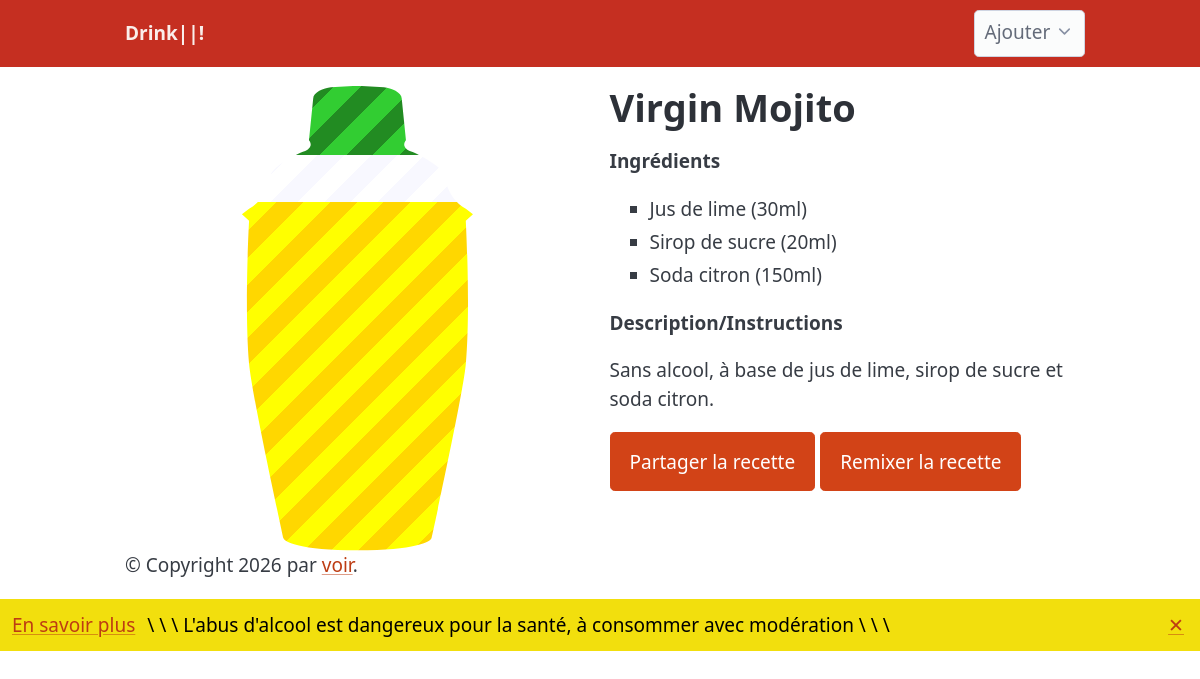
The page /recette/6 on the database its author committed.
### tables this page shows
CREATE TABLE recettes_ingredient (
            recette_id INTEGER NOT NULL,
            ingredient_id INTEGER NOT NULL,
            dosage INTEGER NOT NULL,
            PRIMARY KEY (recette_id, ingredient_id),
            FOREIGN KEY (recette_id) REFERENCES recettes(id),
            FOREIGN KEY (ingredient_id) REFERENCES ingredients(id)
        );

CREATE TABLE ingredients (
            id INTEGER PRIMARY KEY AUTOINCREMENT,
            nom TEXT NOT NULL,
            couleur1 TEXT NOT NULL,
            couleur2 TEXT NOT NULL,
            ALCOOL REAL NOT NULL
        );

CREATE TABLE recettes (
            id INTEGER PRIMARY KEY AUTOINCREMENT,
            nom TEXT NOT NULL,
            description TEXT,
            alcool BOOLEAN,
            recette_original_id INT,
            nb_personne INT
        );

### main.py (the view)
@app.route("/recette/<id>", methods=["GET"])
def recette_by_id(id: int):
    recette = recuperer_recettes(id)[0]
    ingredients = recuperer_ingredients_recettes(id)
    return render_template("preview.html", recette=recette, ingredients=ingredients)

### src/bdd.py (called while the page is built)
def db_connection():
    connect=sqlite3.connect("recette.db")
    connect.row_factory=sqlite3.Row #pour fonctionnement comme dictionnaire
    return connect

def recuperer_ingredients_recettes(recette_id: int):
    connect=db_connection()
    cursor=connect.cursor()
    ingredients = cursor.execute(
        "SELECT nom, id, dosage, couleur1, couleur2, ALCOOL FROM recettes_ingredient JOIN ingredients ON ingredients.id == ingredient_id WHERE recette_id = ?", (recette_id,)
    )
    ingredients = ingredients.fetchall()
    connect.close()
    return [dict(i) for i in ingredients]

def recuperer_recettes(recette_id: int):
    connect=db_connection()
    cursor=connect.cursor()
    recettes = cursor.execute(
        "SELECT id, nom, description, recette_original_id FROM recettes WHERE id = ?", (recette_id, )
    )
    recettes = recettes.fetchall()
    connect.close()
    return recettes

### templates/preview.html (shortened to what this page needs)
{% extends 'base.html' %}
{% block content %}
<div class="grid">
    <div class="recette-preview">
        <div class="shaker">
            {% for ingredient in ingredients %}
            <div class="ingredient" style="--amount: {{ ingredient['dosage'] }};
            --color1: {{ ingredient['couleur1'] }};
            --color2: {{ ingredient['couleur2'] }};"
                 title="{{ ingredient['nom'] }}">
        </div>
        {% endfor %}
    </div>
</div>
    <div>
        <h1>{{ recette['nom'] }}</h1>
        <p><strong>Ingrédients</strong></p>
        <ul>
        {% for ingredient in ingredients %}
            <li>{{ ingredient['nom'] }} ({{ingredient['dosage'] }}ml)</li>
        {% endfor %}
        </ul>
        <p><strong>Description/Instructions</strong></p>
        <p style="white-space: pre-line">{{ recette['description'] }}</p>
            <a role="button" id="partage">Partager la recette</a>
            <a role="button" id="remix" href="/recette?remix={{recette['id']}}">Remixer la recette</a>
    </div>
</div>
{% endblock %}

### templates/preview.html (style rules this page uses)
.recette-preview { width: 100%; flex-shrink: 0; justify-content: center; display: flex; align-items: center; }
.shaker { display: flex; flex-direction: column; width: 50%; clip-path: url(#shaker); aspect-ratio: 1/2; }
.ingredient { flex: var(--amount); bottom: 0; left: 0; right: 0; transition: height .6s cubic-bezier(.4,0,.2,1); background-size: 200% 200%; animation: barberpole 20s linear infinite; background-image: repeating-linear-gradient( -45deg, var(--color1), var(--color1) 1rem, var(--color2) 1rem, var(--color2) 2rem ); }

### rows shown on the page
recettes_ingredient: nom "Jus de lime", dosage "30"
recettes_ingredient: nom "Sirop de sucre", dosage "20"
recettes_ingredient: nom "Soda citron", dosage "150"
recettes: nom "Virgin Mojito", description "Sans alcool, à base de jus de lime, sirop de sucre et soda citron."
